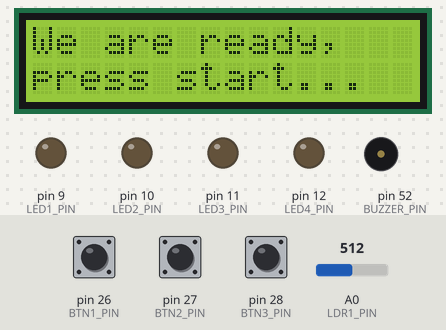
Bench run of a program on a simulated Arduino Mega 2560, built with avr-gcc and run on an emulated ATmega2560. Parts: 16×2 character LCD, output pins drawn as LEDs (lit = HIGH), buzzer (waves = sounding, pin HIGH). The test bench sets the inputs (shaded band); at power-on: pin 27 (BTN2_PIN) LOW, pin 28 (BTN3_PIN) LOW, pin 26 (BTN1_PIN) LOW, A0 (LDR1_PIN) = 512. Pins used as bus, display or sensor lines are not drawn.

Above: at 1.2 s.
1.3 s: pin 27 (BTN2_PIN) pulled HIGH for 1 s
At 2.9 s:
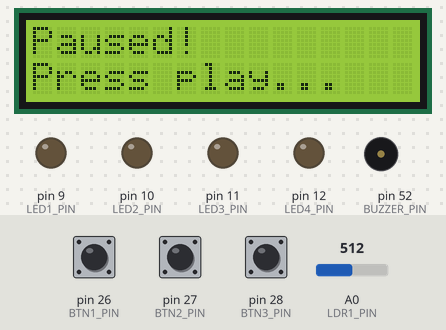
3.8 s: pin 28 (BTN3_PIN) pulled HIGH for 1 s
At 5.5 s:
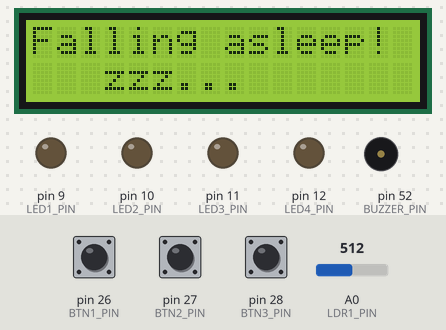
7.8 s: pin 26 (BTN1_PIN) pulled HIGH for 3.2 s
At 8.72 s:
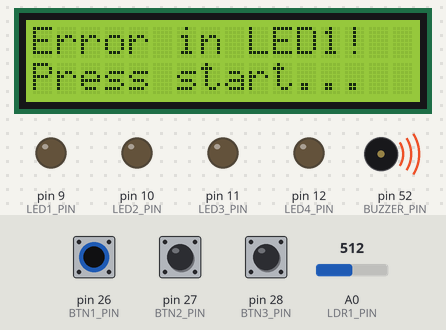
12.5 s: pin 26 (BTN1_PIN) pulled HIGH for 0.15 s
At 13.6 s:
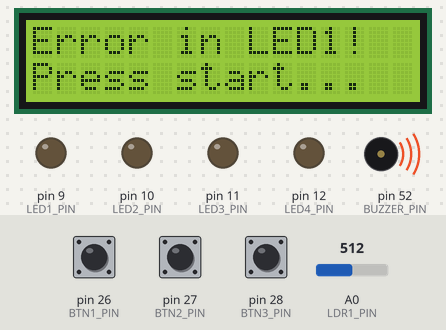
14.1 s: pin 27 (BTN2_PIN) pulled HIGH for 0.15 s
At 14.14 s:
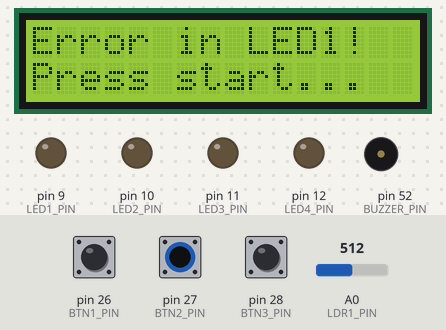
Timing chart, 0 to 16.7 s (numbered marks = the images above; inputs shaded):
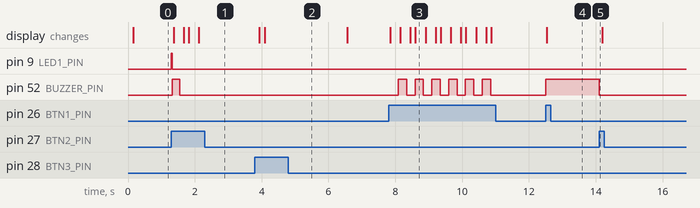

The program:

main.cpp
```cpp
#include <Arduino.h>
#include <ezOutput.h>
#include <LiquidCrystal.h>
#include <Wire.h>

// LCD
#define LCD_RS_PIN 2
#define LCD_ENA_PIN 3
#define LCD_D4_PIN 4
#define LCD_D5_PIN 5
#define LCD_D6_PIN 6
#define LCD_D7_PIN 7
#define LCD_A_PIN 8

// LED Diodes
#define LED1_PIN 9
#define LED2_PIN 10
#define LED3_PIN 11
#define LED4_PIN 12

// Light Dependent Resistors (LDR)
#define LDR1_PIN A0
#define LDR2_PIN A1
#define LDR3_PIN A2
#define LDR4_PIN A3

// Push Buttons
#define BTN1_PIN 26 // Start & Restart
#define BTN2_PIN 27 // Resume & Pause
#define BTN3_PIN 28 // Stop

// Buzzer
#define BUZZER_PIN 52

ezOutput LED1(LED1_PIN);
ezOutput LED2(LED2_PIN);
ezOutput LED3(LED3_PIN);
ezOutput LED4(LED4_PIN);

LiquidCrystal lcd(
  LCD_RS_PIN,
  LCD_ENA_PIN,
  LCD_D4_PIN,
  LCD_D5_PIN,
  LCD_D6_PIN,
  LCD_D7_PIN
);

enum State {
  ERROR,
  CONTINUE,
  PAUSE,
  RESTART,
  SLEEP,
  START,
  FINISHED,
  STOP
};

const int darknessThreshold = 360;
const int luminosityThreshold = 600;
const int continueDelay = 16000;
const int debounceDelay = 250;
const int printDelay = 150;
const int sleepDelay = 2500;
const int turnonDelay = 25;

unsigned long previousInputMillis;
unsigned long previousLCDMillis;
unsigned long previousStartMillis;
unsigned long previousStateMillis;

unsigned long lastLEDMillis;
State currentState;
String errorMessage;
int lastLED;

void setState(State newState) {
  previousStateMillis = millis();
  currentState = newState;
}

void setup () {
  Serial.begin(9600);

  pinMode(LCD_RS_PIN, OUTPUT);
  pinMode(LCD_ENA_PIN, OUTPUT);
  pinMode(LCD_D4_PIN, OUTPUT);
  pinMode(LCD_D5_PIN, OUTPUT);
  pinMode(LCD_D6_PIN, OUTPUT);
  pinMode(LCD_D7_PIN, OUTPUT);
  pinMode(LCD_A_PIN, OUTPUT);

  pinMode(LED1_PIN, OUTPUT);
  pinMode(LED2_PIN, OUTPUT);
  pinMode(LED3_PIN, OUTPUT);
  pinMode(LED4_PIN, OUTPUT);

  pinMode(LDR1_PIN, INPUT);
  pinMode(LDR2_PIN, INPUT);
  pinMode(LDR3_PIN, INPUT);
  pinMode(LDR4_PIN, INPUT);

  pinMode(BTN1_PIN, INPUT);
  pinMode(BTN2_PIN, INPUT);
  pinMode(BTN3_PIN, INPUT);

  pinMode(BUZZER_PIN, OUTPUT);

  lcd.begin(16, 2);
  lcd.clear();
  lcd.noCursor();

  setState(State::START);
}

void changeState(State newState) {

  if(currentState == State::ERROR && newState != State::ERROR) {
    digitalWrite(BUZZER_PIN, LOW);
    setState(newState);
  } else {
    setState(newState);
  }
}

void readInput() {
  bool btn1 = digitalRead(BTN1_PIN);
  bool btn2 = digitalRead(BTN2_PIN);
  bool btn3 = digitalRead(BTN3_PIN);

  if(btn1 ^ btn2 ^ btn3) {
    unsigned long currentMillis = millis();

    if(currentMillis - previousInputMillis > debounceDelay) {
      previousInputMillis = currentMillis;

      if(btn3) {
        if(currentState == State::STOP || currentState == State::START || currentState == State::FINISHED)
          changeState(State::SLEEP);
        else if(currentState != State::SLEEP){
          changeState(State::STOP);
        }
      } else if(btn2) {
        if(currentState == State::PAUSE || currentState == State::START || currentState == State::FINISHED) {
          changeState(State::CONTINUE);
        } else {
          changeState(State::PAUSE);
        }
      } else if(btn1) {
        if(currentState == State::START) {
          changeState(State::CONTINUE);
        } else if(currentState == State::FINISHED || currentState == State::STOP) {
          changeState(State::RESTART);
        } else {
          changeState(State::START);
        }
      }
    }
  }

}

void setupLEDs() {
  LED1.pulse(2000);
  LED2.pulse(2000, 4000);
  LED3.pulse(2000, 8000);
  LED4.pulse(2000, 12000);
  previousStartMillis = millis();
}

void clear() {
  lcd.clear();
  lcd.home();
}

void print(String firstLine, String secondLine) {
  unsigned long currentMillis = millis();

  if(currentMillis - previousLCDMillis > printDelay) {
    previousLCDMillis = currentMillis;

    clear();
    lcd.print(firstLine);
    lcd.setCursor(0, 1);
    lcd.print(secondLine);
  }

}

void checkLED(ezOutput output, String name, int sensorPin, int outputPin) {
  if(output.getState()) {
    unsigned long currentMillis = millis();

    if(lastLED != outputPin)
      lastLEDMillis = currentMillis;

    lastLED = outputPin;

    if(currentMillis - lastLEDMillis > turnonDelay) {
      int resistance = analogRead(sensorPin);

      if(resistance > luminosityThreshold) {
        print(name + " is high!", "");
      } else {
        errorMessage = "Error in " + name + "!";
        changeState(State::ERROR);
      }
    }

  } else if(lastLED == outputPin) {
    print(name + " is low!", "");
  }
}

void onContinue() {
  unsigned long currentMillis = millis();

  LED1.loop();
  LED2.loop();
  LED3.loop();
  LED4.loop();

  checkLED(LED1, "LED1", LDR1_PIN, LED1_PIN);
  checkLED(LED2, "LED2", LDR2_PIN, LED2_PIN);
  checkLED(LED3, "LED3", LDR3_PIN, LED3_PIN);
  checkLED(LED4, "LED4", LDR4_PIN, LED4_PIN);

  if(currentMillis - previousStartMillis > continueDelay) {
    changeState(State::FINISHED);
  }

}

void onError() {
  print(errorMessage, "Press start...");
  LED1.low();
  LED2.low();
  LED3.low();
  LED4.low();

  digitalWrite(BUZZER_PIN, HIGH);
}

void onFinished() {
  print("Finished!", "Press start...");
}

void onPause() {
  print("Paused!", "Press play...");
}

void onRestart() {
  setupLEDs();
  changeState(State::CONTINUE);
}

void onSleep() {
  unsigned long currentMillis = millis();

  print("Falling asleep!", "   zzz...");

  if(currentMillis - previousStateMillis > sleepDelay) {
    clear();
    delay(printDelay);
    digitalWrite(LCD_A_PIN, LOW);
  }

}

void onStart() {
  setupLEDs();
  digitalWrite(LCD_A_PIN, HIGH);
  print("We are ready,", "press start...");
}

void onStop() {
  print("Stopped!", "Press start...");
  LED1.low();
  LED2.low();
  LED3.low();
  LED4.low();
}

void loop() {
  readInput();

  switch (currentState) {
  case CONTINUE:
    onContinue();
    break;
  case ERROR:
    onError();
    break;
  case FINISHED:
    onFinished();
    break;
  case PAUSE:
    onPause();
    break;
  case RESTART:
    onRestart();
    break;
  case SLEEP:
    onSleep();
    break;
  case START:
    onStart();
    break;
  case STOP:
    onStop();
    break;
  default:
    break;
  }
}
```

Measured:
- after the input at 1.3 s, pin 9 (LED1_PIN): LOW → HIGH at once, → LOW 0.03 s later; pin 52 (BUZZER_PIN): LOW → HIGH at once, → LOW 0.22 s later; the display: first changes after 0.07 s (image 1 shows a later state)
- after the input at 3.8 s, the display: first changes after 0.13 s (image 2 shows a later state)
- after the input at 7.8 s, pin 52 (BUZZER_PIN): alternates HIGH for 0.25 s and LOW for 0.25 s, 12 changes in all, then stays LOW, starting after 0.29 s; the display: first changes after 0.05 s (image 3 shows a later state)
- after the input at 12.5 s, pin 52 (BUZZER_PIN): LOW → HIGH at once; the display: changes at once (image 4)
- after the input at 14.1 s, pin 52 (BUZZER_PIN): HIGH → LOW at once
